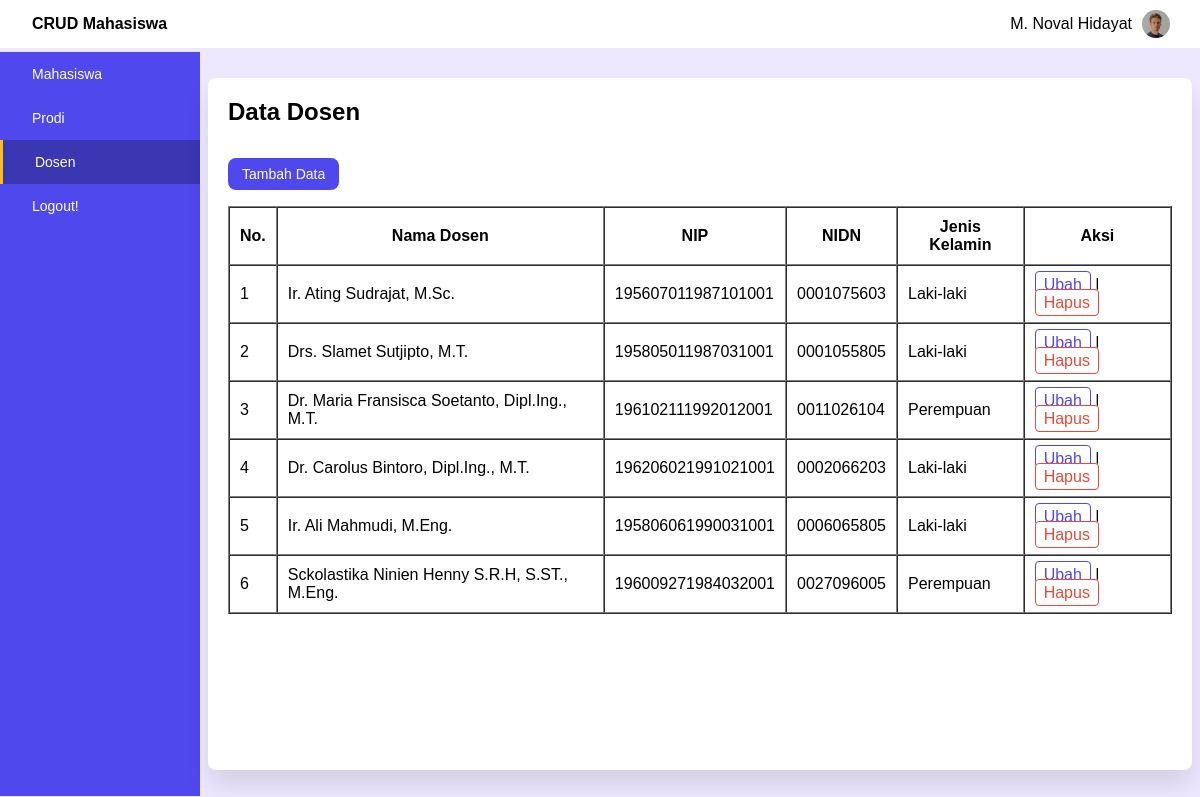
Page /dosen.php (signed in) on the committed database.
### tables this page shows
CREATE TABLE `dosen` (
  `id_dosen` int(11) NOT NULL,
  `nama_dosen` varchar(255) NOT NULL,
  `nip` varchar(50) NOT NULL,
  `nidn` varchar(50) NOT NULL,
  `jk` varchar(15) NOT NULL,
  `status` varchar(3) NOT NULL DEFAULT 'on'
);

### function.php (called while the page is built, shortened)
<?php
	try {
		$conn = new PDO('mysql:host=localhost;dbname=db_pw1_mahasiswa', 'root', '');
		$conn->setAttribute(PDO::ATTR_ERRMODE,PDO::ERRMODE_EXCEPTION);
	} catch (PDOException $e) {
		echo "Connection error: ".$e->getMessage();
	}
	function tampil($query) {
		global $conn;
		$result = $conn->query($query);
		$data = $result->fetchAll();
		return $data;
	}
 ?>

### dosen.php (the view, shortened to what this page needs)
<?php
require 'function.php';
$data = tampil("SELECT * FROM dosen WHERE status='on'");
?>
<!DOCTYPE html>
<html>
<head>
	<link rel="stylesheet" type="text/css" href="css/style.css">
</head>
<body>
	<div class="container">
		<header>
			<h2>CRUD Mahasiswa</h2>
			<div class="profil">
				<p><?= $_SESSION['nama']; ?></p>
				<img src="img/profile.png" alt="foto-profil">
			</div>
		</header>
		<main>
			<nav>
				<div class="mahasiswa">
					<a href="index.php">Mahasiswa</a>
				</div>
				<div class="prodi">
					<a href="prodi.php">Prodi</a>
				</div>
				<div class="dosen active">
					<a href="dosen.php">Dosen</a>
				</div>
				<div class="logout">
					<a href="logout.php">Logout!</a>
				</div>
			</nav>
			<article class="article">
				<h2 class="datamahasiswa">Data Dosen</h2>
				<a href="tambahdosen.php" class="tambah">Tambah Data</a>
				<table border="1" cellspacing="0" cellpadding="20">
					<tr>
						<th>No.</th>
						<th>Nama Dosen</th>
						<th>NIP</th>
						<th>NIDN</th>
						<th>Jenis Kelamin</th>
						<th class="aksi">Aksi</th>
					</tr>
					<?php $nomor = 1; ?>
					<?php foreach ($data as $baris) : ?>
					<tr>
						<td><?= $nomor++; ?></td>
						<td><?= $baris['nama_dosen']; ?></td>
						<td><?= $baris['nip']; ?></td>
						<td><?= $baris['nidn']; ?></td>
						<td><?= $baris['jk']; ?></td>
						<td>
							<a href="ubahdosen.php?id=<?= ($baris["id_dosen"]); ?>">Ubah</a> |
							<a href="hapusdosen.php?id=<?= ($baris["id_dosen"]); ?>" onclick="return confirm('Are you sure you want to delete this data?');" class="btn-hapus">Hapus</a>
						</td>
					</tr>
					<?php endforeach; ?>
				</table>
			</article>
		</main>
	</div>
</body>
</html>

### css/style.css (style rules this page uses)
* { margin: 0; padding: 0; box-sizing: border-box; text-decoration: none; }
body { font-family: sans-serif; }
.container { height: 100vh; width: 100vw; display: flex; background-color: #EDE7FF; flex-wrap: wrap; }
header { width: 100%; height: 48px; background-color: #fff; display: flex; justify-content: space-between; align-items: center; padding-left: 32px; padding-right: 20px; }
header h2 { font-size: 16px; font-weight: 600; }
.profil { display: flex; height: 100%; align-items: center; }
.profil img { width: 28px; height: 28px; border-radius: 50%; margin: 10px; }
main { width: 100%; height: 93%; display: flex; }
main nav { width: 200px; background-color: #4F48ED; height: 100%; display: flex; flex-direction: column; color: white; }
main nav div { height: 44px; width: 100%; display: flex; align-items: center; padding-left: 32px; font-size: 14px; font-weight: 520; }
main nav .active { background-color: #3B36B2; }
main nav .active::before { content: ''; position: relative; left: -32px; height: 100%; width: 3px; background-color: #FFBE1A; }
main nav div a { text-decoration: none; color: inherit; width: 100%; }
.article { margin: auto; width: 82%; height: 93%; background-color: #fff; border-radius: 8px; padding: 20px; box-shadow: 0 15px 25px rgba(0, 0, 0, 0.1); }
main .article .tambah { background-color: #4F48ED; font-size: 14px; color: #fff; padding: 8px 14px; border-radius: 8px; margin-top: 32px; display: inline-block; }
main .article table a { background-color: #fff; color: #4F48ED; border: 1.2px solid #4F48ED; border-radius: 4px; padding: 4px 8px; }
main .article table a.btn-hapus { border: 1.2px solid #e74a3b; color: #e74a3b; }
main .article table { margin: 16px 0 0; }
main .article table tr td, th { padding: 10px; }

### rows in the picture
dosen: nama_dosen "Ir. Ating Sudrajat, M.Sc.", nip "195607011987101001", nidn "0001075603", jk "Laki-laki"
dosen: nama_dosen "Drs. Slamet Sutjipto, M.T.", nip "195805011987031001", nidn "0001055805", jk "Laki-laki"
dosen: nama_dosen "Dr. Maria Fransisca Soetanto, Dipl.Ing., M.T.", nip "196102111992012001", nidn "0011026104", jk "Perempuan"
dosen: nama_dosen "Dr. Carolus Bintoro, Dipl.Ing., M.T.", nip "196206021991021001", nidn "0002066203", jk "Laki-laki"
dosen: nama_dosen "Ir. Ali Mahmudi, M.Eng.", nip "195806061990031001", nidn "0006065805", jk "Laki-laki"
dosen: nama_dosen "Sckolastika Ninien Henny S.R.H, S.ST., M.Eng.", nip "196009271984032001", nidn "0027096005", jk "Perempuan"

### other values in the picture
$_SESSION['nama'] "M. Noval Hidayat"
